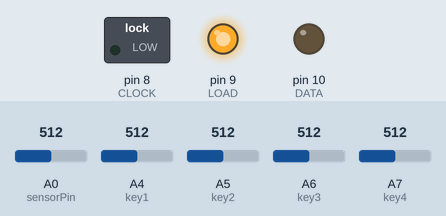
A sketch run on a simulated Arduino Nano, built with avr-gcc and run on an emulated ATmega328P. On the bench: switched loads named in the sketch (green lamp = pin HIGH), output pins drawn as LEDs (lit = HIGH). The test bench sets the inputs (shaded band); at power-on: A0 (sensorPin) = 512, A4 (key1) = 512, A5 (key2) = 512, A6 (key3) = 512, A7 (key4) = 512. Pins used as bus, display or sensor lines are not drawn; what the sketch prints to the serial monitor is not drawn.

Above: at 0.1 s.
Timing chart, 0 to 1.6 s (numbered marks = the images above):
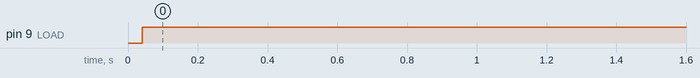

Measured:
- by itself, pin 9 (LOAD): LOW → HIGH at 0.04 s

The sketch:

arduino_ad9850.ino
```cpp
//AD9850 DDS test
//AD9850  for Arduino+DDS9850

#include "pitches.h"

#define DDS_CLOCK 125000000

#define  CLOCK  8  //pin connections for DDS
#define  LOAD 9
#define  DATA  10
#define  RESET 11

int sensorPin = A0;
int sensorValue = 0;

int key1=A4;   //4 keys to setup frequency
int key2=A5;
int key3=A6;
int key4=A7;
int keynumber;
int f=800; //initial f=10;

// notes in the melody:
int melody[] = {
//  NOTE_C4, NOTE_G3,NOTE_G3, NOTE_A3, NOTE_G3,0, NOTE_B3, NOTE_C4};
NOTE_C5, NOTE_D5,NOTE_E5, NOTE_F5, NOTE_G5,NOTE_A5, NOTE_B5, NOTE_C6};

// note durations: 4 = quarter note, 8 = eighth note, etc.:
int noteDurations[] = {
  4, 4, 4, 4,4,4,4,4 };

void setup()
{
  Serial.begin(9600);
  pinMode (DATA,  OUTPUT);
  pinMode (CLOCK, OUTPUT);
  pinMode (LOAD,  OUTPUT);
  pinMode (RESET, OUTPUT);
  pinMode(key1,INPUT);
  pinMode(key2,INPUT);
  pinMode(key3,INPUT);
  pinMode(key4,INPUT);
  AD9850_init();
  AD9850_reset();

  //SetFrequency(f);

}

void loop()
{
  sensorValue=analogRead(sensorPin);
  Serial.println(sensorValue);
  //delay(1);        // delay in between reads for stability

    // iterate over the notes of the melody:
  for (int thisNote = 0; thisNote < 8; thisNote++) {

    // to calculate the note duration, take one second
    // divided by the note type.
    //e.g. quarter note = 1000 / 4, eighth note = 1000/8, etc.
    int noteDuration = 1000/noteDurations[thisNote];
    SetFrequency(melody[thisNote]);

    // to distinguish the notes, set a minimum time between them.
    // the note's duration + 30% seems to work well:
    int pauseBetweenNotes = noteDuration * 1.30;
    delay(pauseBetweenNotes);
    // stop the tone playing:
    //noTone(8);
  }

  if(analogRead(key1)>1000)
  {
    delay(20);
    if(analogRead(key1)>1000){ f=f+10;SetFrequency(f);}
  }
  if(analogRead(key2)>1000)
  {
      delay(20);
    if(analogRead(key2)>1000&&f>10){ f=f-10;SetFrequency(f);}
  }
    if(analogRead(key3)>1000)
  {
      delay(20);
    if(analogRead(key3)>1000){ f=f+1000;SetFrequency(f);}
  }
    if(analogRead(key4)>1000)
  {
      delay(20);
    if(analogRead(key4)>1000&&f>1000){ f=f-1000;SetFrequency(f);}
  }
}

void SetFrequency(unsigned long frequency)
{
  unsigned long tuning_word = (frequency * pow(2, 32)) / DDS_CLOCK;
  digitalWrite (LOAD, LOW);

  shiftOut(DATA, CLOCK, LSBFIRST, tuning_word);
  shiftOut(DATA, CLOCK, LSBFIRST, tuning_word >> 8);
  shiftOut(DATA, CLOCK, LSBFIRST, tuning_word >> 16);
  shiftOut(DATA, CLOCK, LSBFIRST, tuning_word >> 24);
  shiftOut(DATA, CLOCK, LSBFIRST, 0x0);
  digitalWrite (LOAD, HIGH);
}

void AD9850_init()
{

  digitalWrite(RESET, LOW);
  digitalWrite(CLOCK, LOW);
  digitalWrite(LOAD, LOW);
  digitalWrite(DATA, LOW);
}

void AD9850_reset()
{
  //reset sequence is:
  // CLOCK & LOAD = LOW
  //  Pulse RESET high for a few uS (use 5 uS here)
  //  Pulse CLOCK high for a few uS (use 5 uS here)
  //  Set DATA to ZERO and pulse LOAD for a few uS (use 5 uS here)

  // data sheet diagrams show only RESET and CLOCK being used to reset the device, but I see no output unless I also
  // toggle the LOAD line here.

  digitalWrite(CLOCK, LOW);
  digitalWrite(LOAD, LOW);

  digitalWrite(RESET, LOW);
  delay(5);
  digitalWrite(RESET, HIGH);  //pulse RESET
  delay(5);
  digitalWrite(RESET, LOW);
  delay(5);

  digitalWrite(CLOCK, LOW);
  delay(5);
  digitalWrite(CLOCK, HIGH);  //pulse CLOCK
  delay(5);
  digitalWrite(CLOCK, LOW);
  delay(5);
  digitalWrite(DATA, LOW);    //make sure DATA pin is LOW

    digitalWrite(LOAD, LOW);
  delay(5);
  digitalWrite(LOAD, HIGH);  //pulse LOAD
  delay(5);
  digitalWrite(LOAD, LOW);
  // Chip is RESET now
}
```

pitches.h
```cpp
/*************************************************
 * Public Constants
 *************************************************/

#define NOTE_B0  31
#define NOTE_C1  33
#define NOTE_CS1 35
#define NOTE_D1  37
#define NOTE_DS1 39
#define NOTE_E1  41
#define NOTE_F1  44
#define NOTE_FS1 46
#define NOTE_G1  49
#define NOTE_GS1 52
#define NOTE_A1  55
#define NOTE_AS1 58
#define NOTE_B1  62
#define NOTE_C2  65
#define NOTE_CS2 69
#define NOTE_D2  73
#define NOTE_DS2 78
#define NOTE_E2  82
#define NOTE_F2  87
#define NOTE_FS2 93
#define NOTE_G2  98
#define NOTE_GS2 104
#define NOTE_A2  110
#define NOTE_AS2 117
#define NOTE_B2  123
#define NOTE_C3  131
#define NOTE_CS3 139
#define NOTE_D3  147
#define NOTE_DS3 156
#define NOTE_E3  165
#define NOTE_F3  175
#define NOTE_FS3 185
#define NOTE_G3  196
#define NOTE_GS3 208
#define NOTE_A3  220
#define NOTE_AS3 233
#define NOTE_B3  247
#define NOTE_C4  262
#define NOTE_CS4 277
#define NOTE_D4  294
#define NOTE_DS4 311
#define NOTE_E4  330
#define NOTE_F4  349
#define NOTE_FS4 370
#define NOTE_G4  392
#define NOTE_GS4 415
#define NOTE_A4  440
#define NOTE_AS4 466
#define NOTE_B4  494
#define NOTE_C5  523
#define NOTE_CS5 554
#define NOTE_D5  587
#define NOTE_DS5 622
#define NOTE_E5  659
#define NOTE_F5  698
#define NOTE_FS5 740
#define NOTE_G5  784
#define NOTE_GS5 831
#define NOTE_A5  880
#define NOTE_AS5 932
#define NOTE_B5  988
#define NOTE_C6  1047
#define NOTE_CS6 1109
#define NOTE_D6  1175
#define NOTE_DS6 1245
#define NOTE_E6  1319
#define NOTE_F6  1397
#define NOTE_FS6 1480
#define NOTE_G6  1568
#define NOTE_GS6 1661
#define NOTE_A6  1760
#define NOTE_AS6 1865
#define NOTE_B6  1976
#define NOTE_C7  2093
#define NOTE_CS7 2217
#define NOTE_D7  2349
#define NOTE_DS7 2489
#define NOTE_E7  2637
#define NOTE_F7  2794
#define NOTE_FS7 2960
#define NOTE_G7  3136
#define NOTE_GS7 3322
#define NOTE_A7  3520
#define NOTE_AS7 3729
#define NOTE_B7  3951
#define NOTE_C8  4186
#define NOTE_CS8 4435
#define NOTE_D8  4699
#define NOTE_DS8 4978
```
